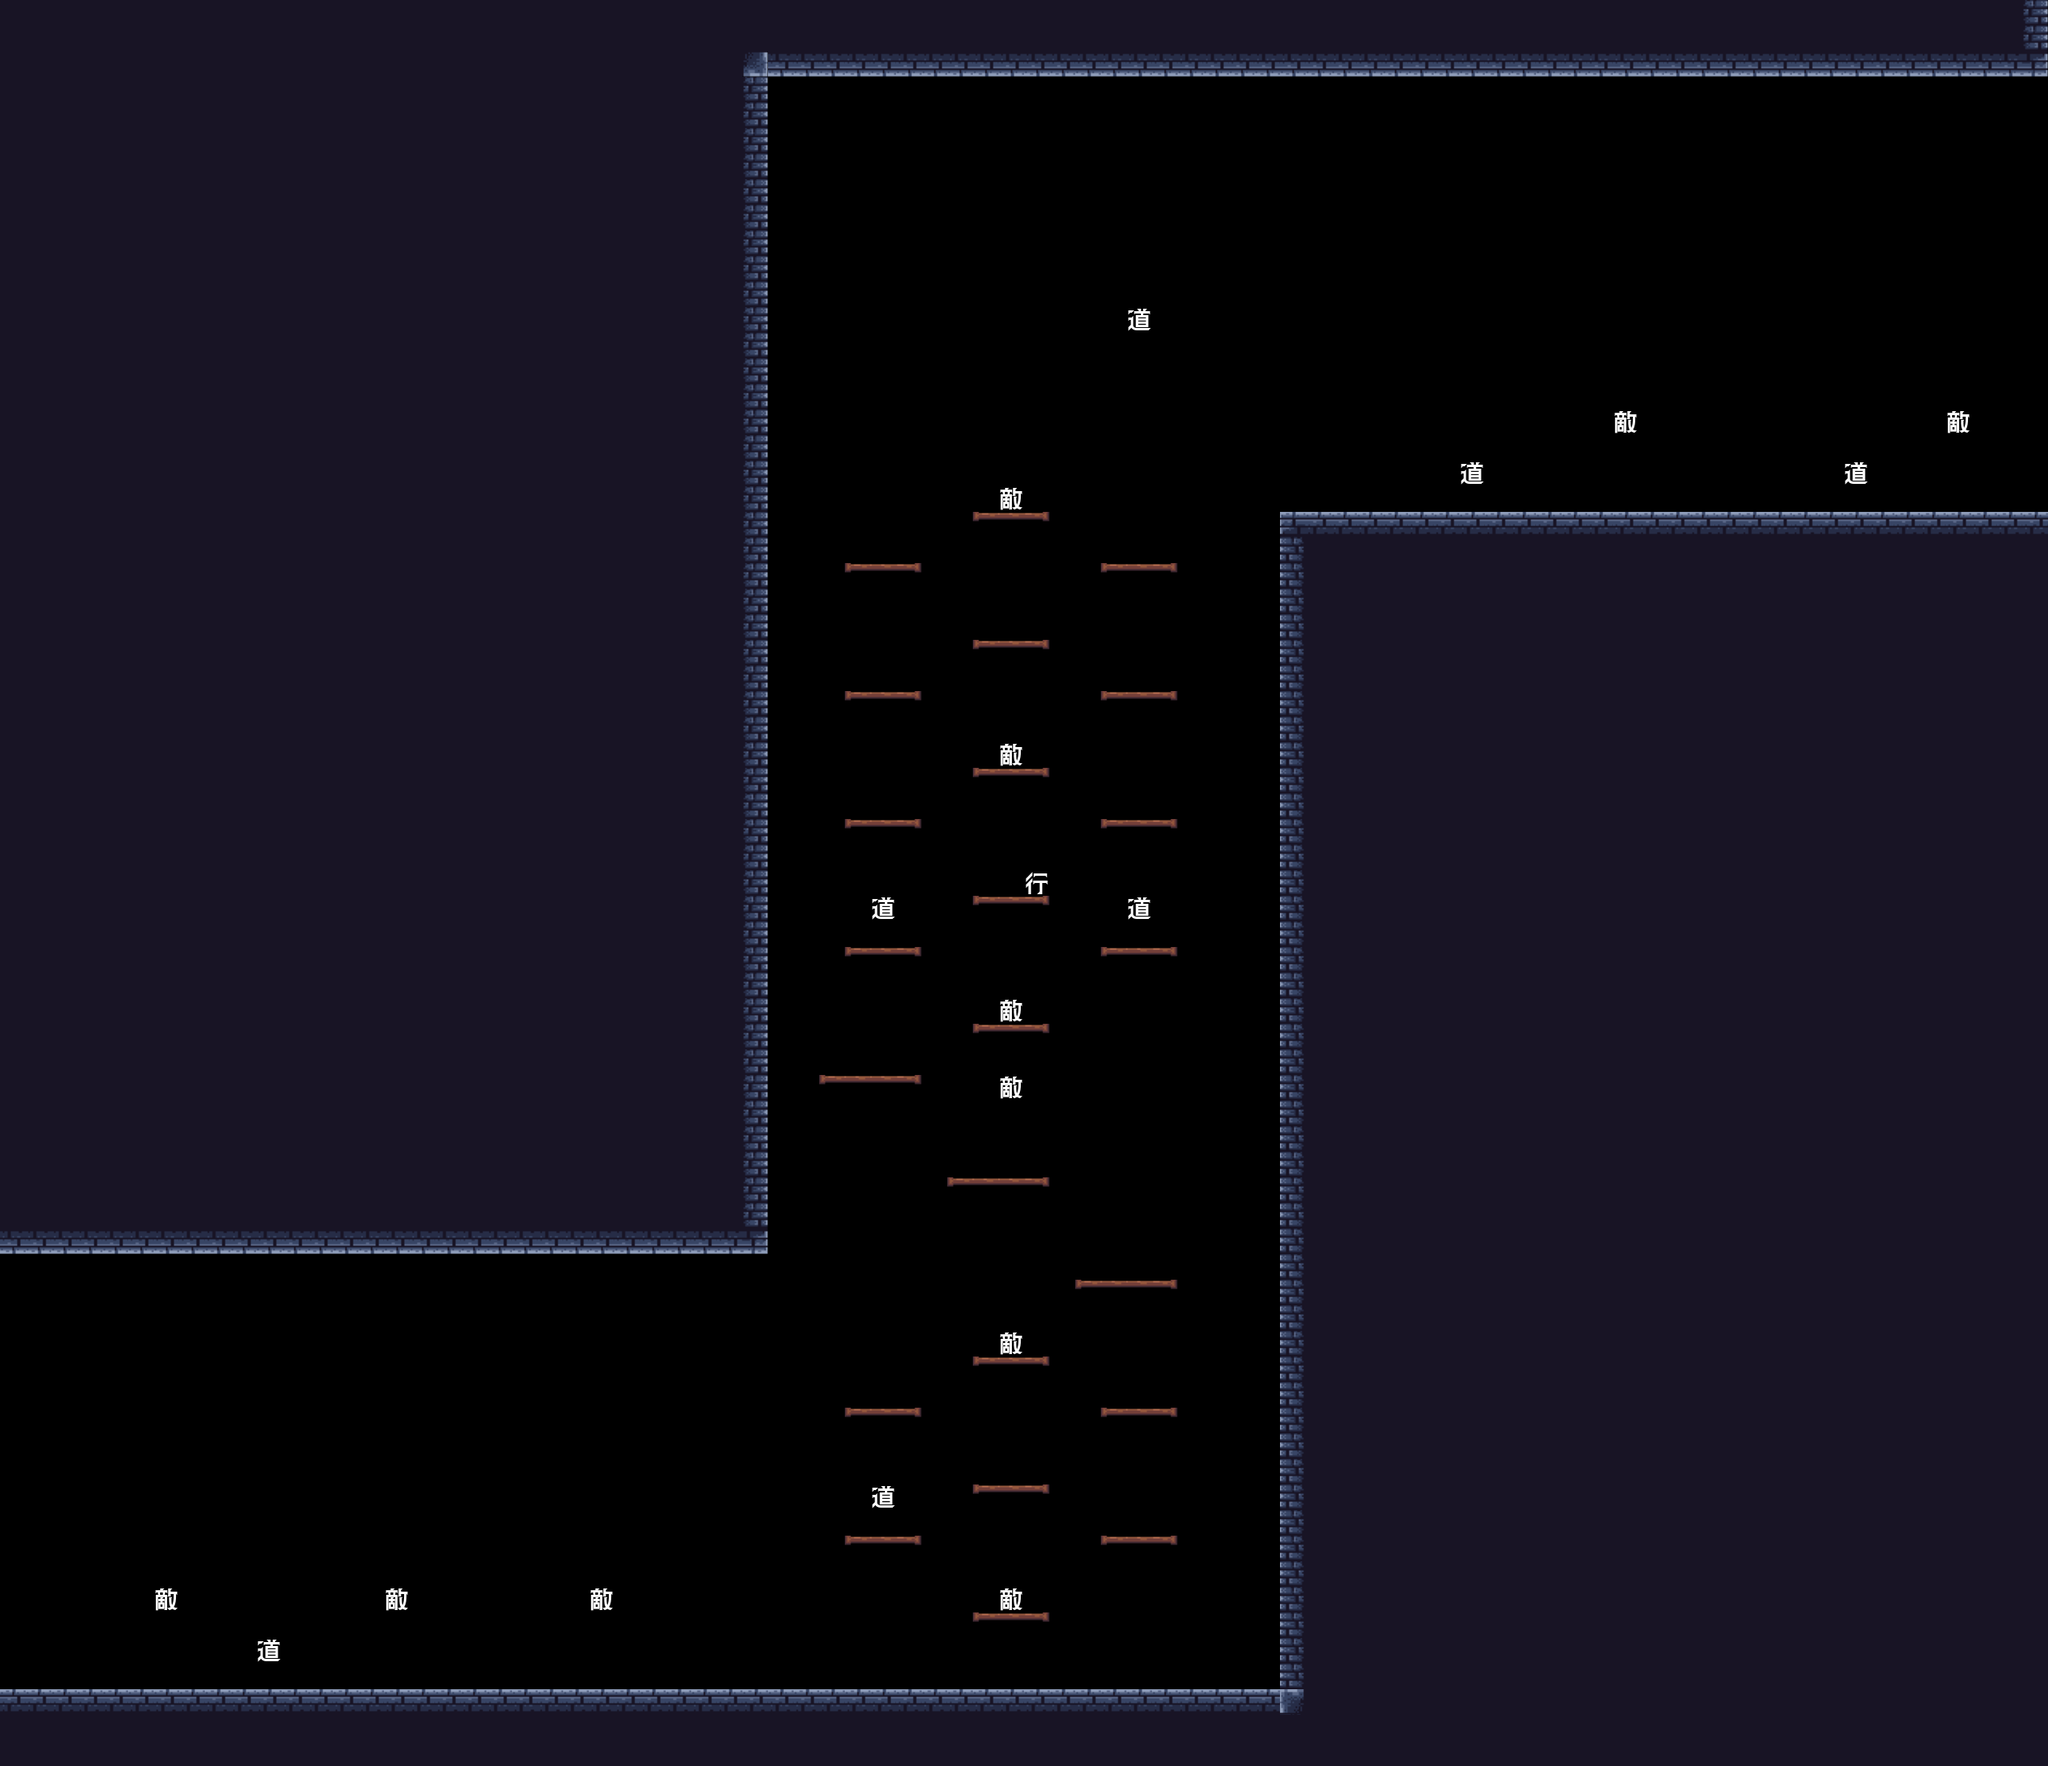

A 2D game scene composited from a Tiled map and its tileset images. What follows is a short description and the map's XML, with each tile layer's data collapsed to a summary:
An orthogonal 80x69 tile map with 32x32 px tiles, 1 tile layer (タイルレイヤー1).

<map version="1.10" tiledversion="1.11.2" orientation="orthogonal" renderorder="right-down" width="80" height="69" tilewidth="32" tileheight="32" infinite="0" nextlayerid="2" nextobjectid="1">
 <editorsettings>
  <export target="../../Resource/CSV/StageChipDU.csv" format="csv" />
 </editorsettings>
 <tileset firstgid="1" source="GroundChipsDungeon.tsx" />
 <layer id="1" name="タイルレイヤー1" width="80" height="69">
  <data>[5520 cells, 3331 non-empty, 15 distinct tile ids]</data>
 </layer>
</map>
